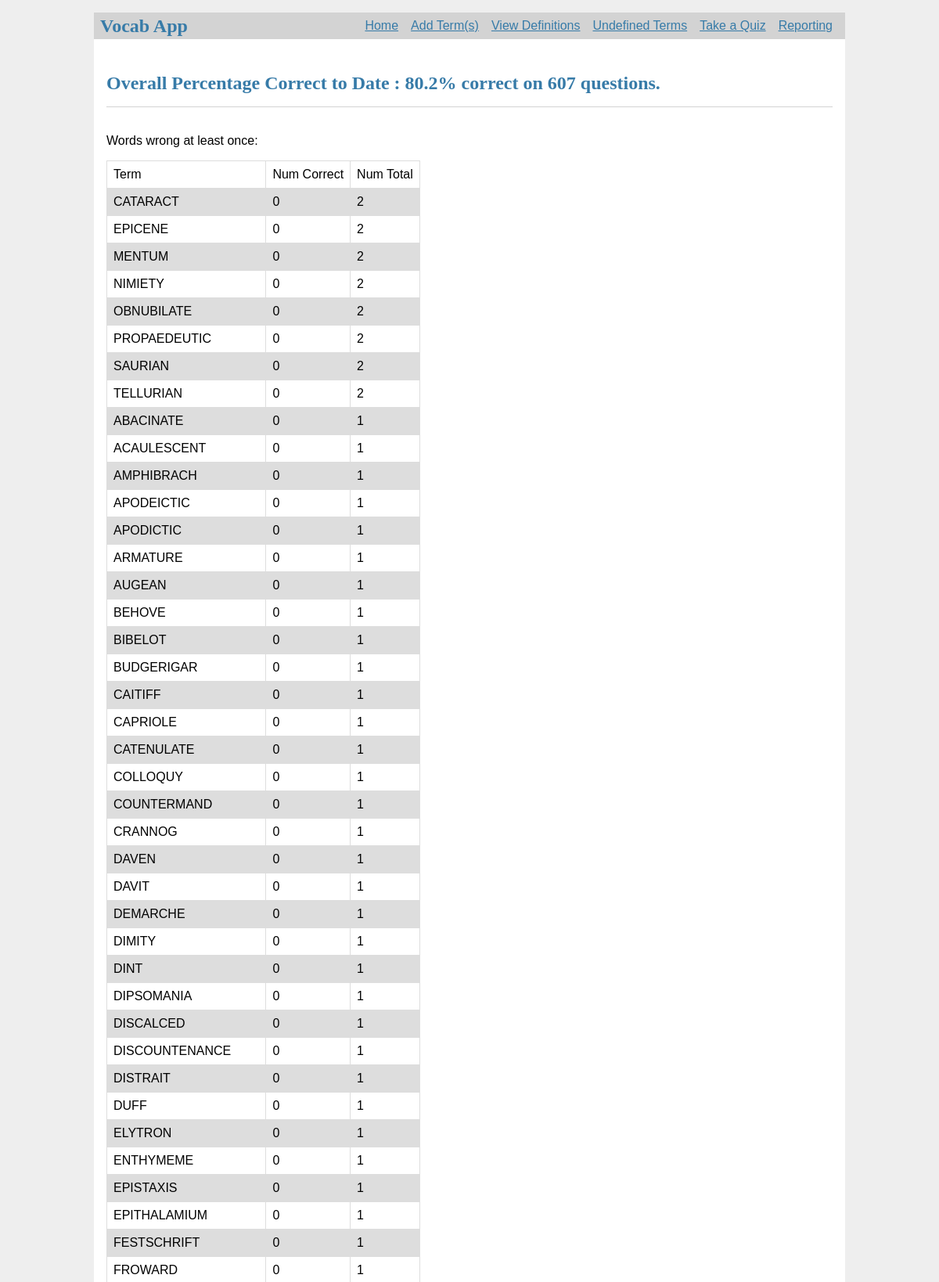
Screenshot of /reporting (upper part) with the database file from the repository.
### tables this page shows
CREATE TABLE "defined" (
	"id"	INTEGER,
	"term"	TEXT,
	"part_of_speech"	TEXT,
	"definition"	BLOB,
	"quizzed"	INTEGER,
	"correct2"	INTEGER,
	"date_added"	TEXT,
	"frequency"	REAL,
	"wav_url"	TEXT,
	PRIMARY KEY("id")
);

### flask-sqlite.py (the view)
@app.route('/reporting')
def reporting():
    con = sql.connect("vocab.db")
    con.row_factory = sql.Row
    cur = con.cursor()
    cur.execute("select round(sum(correct)*100.0/count(correct)*1.0,1), count(correct) from quizquestion")
    row = cur.fetchone();
    oall = str(row[0]) + "% correct on " + str(row[1]) + " questions."
    cur.execute(
        'select term, sum(correct) as cor, count(correct) as tot, sum(correct)*1.0/count(correct)*1.0 as pct from quizquestion, defined where term_id = id group by term having pct < 1.0 order by pct, tot desc')
    rows = cur.fetchall();
    con.close()
    return render_template("reporting.html", oall=oall, rows=rows)

### templates/reporting.html
{% extends 'base.html' %}
{% block header %}
 <h2>{% block title %}<br>Overall Percentage Correct to Date : {{ oall }}{% endblock %}</h2>
{% endblock %}
{% block content %}
<br><p>Words wrong at least once:</p>
	  <table id="basictable">
         <thead>
            <td>Term</td>
            <td>Num Correct</td>
            <td>Num Total</td>
         </thead>
	  {% for row in rows %}
            <tr class="{{ loop.cycle('odd', 'even') }}">
               <td>{{row[0]}}</td>
               <td>{{row[1]}}</td>
               <td> {{ row[2]}}</td>
            </tr>
         {% endfor %}
      </table>
<br><br>
{% endblock %}

### templates/base.html (shortened to what this page needs)
<!doctype html>
<link rel="stylesheet" href="{{ url_for('static', filename='style.css') }}">
<nav>
  <h1>Vocab App</h1>
  <ul>
      <li><a href="{{ url_for('home') }}">Home</a>
      <li><a href="{{ url_for('new_term') }}">Add Term(s)</a>
      <li><a href="{{ url_for('deflist') }}">View Definitions</a>
      <li><a href="{{ url_for('udeflist') }}">Undefined Terms</a>
      <li><a href="{{ url_for('quiz') }}">Take a Quiz</a>
      <li><a href="{{ url_for('reporting') }}">Reporting</a>
  </ul>
</nav>
<section class="content">
  <header>
    {% block header %}{% endblock %}
  </header>
  {% block content %}{% endblock %}
</section>

### static/style.css (style rules this page uses)
.odd { background-color: #ddd; }
#basictable { border-collapse: collapse; }
#basictable td, #basictable th { border: 1px solid #ddd; padding: 8px; }
h1, h2, h3, h4, h5, h6 { font-family: serif; color: #377ba8; margin: 1rem 0; }
a { color: #377ba8; }
nav { background: lightgray; display: flex; align-items: center; padding: 0 0.5rem; }
nav h1 { flex: auto; margin: 0; }
nav ul { display: flex; list-style: none; margin: 0; padding: 0; }
nav ul li a, nav ul li span, header .action { display: block; padding: 0.5rem; }
.content { padding: 0 1rem 1rem; }
.content > header { border-bottom: 1px solid lightgray; display: flex; align-items: flex-end; }
.content:last-child { margin-bottom: 0; }

### rows the page displays
defined: term "CATARACT", row "0", row "2"
defined: term "MENTUM", row "0", row "2"
defined: term "OBNUBILATE", row "0", row "2"
defined: term "AMPHIBRACH", row "0", row "1"
defined: term "APODICTIC", row "0", row "1"
defined: term "ARMATURE", row "0", row "1"
defined: term "AUGEAN", row "0", row "1"
defined: term "BEHOVE", row "0", row "1"
defined: term "BIBELOT", row "0", row "1"
defined: term "BUDGERIGAR", row "0", row "1"
defined: term "CAITIFF", row "0", row "1"
defined: term "COLLOQUY", row "0", row "1"
defined: term "CRANNOG", row "0", row "1"
defined: term "DAVEN", row "0", row "1"
defined: term "DIMITY", row "0", row "1"
defined: term "DISCOUNTENANCE", row "0", row "1"
defined: term "DISTRAIT", row "0", row "1"
defined: term "ELYTRON", row "0", row "1"
defined: term "ENTHYMEME", row "0", row "1"
defined: term "FESTSCHRIFT", row "0", row "1"

### other values shown
{{ oall }} "80.2% correct on 607 questions."
{{ row[0] }} "EPICENE" "NIMIETY" "PROPAEDEUTIC" "SAURIAN" "TELLURIAN" "ABACINATE" "ACAULESCENT" "APODEICTIC" "CAPRIOLE" "CATENULATE" "COUNTERMAND" "DAVIT" "DEMARCHE" "DINT" "DIPSOMANIA" "DISCALCED" "DUFF" "EPISTAXIS" "EPITHALAMIUM" "FROWARD"
{{ row[1] }} "0" "0" "0" "0" "0" "0" "0" "0" "0" "0" "0" "0" "0" "0" "0" "0" "0" "0" "0" "0"
{{ row[2] }} "2" "2" "2" "2" "2" "1" "1" "1" "1" "1" "1" "1" "1" "1" "1" "1" "1" "1" "1" "1"
